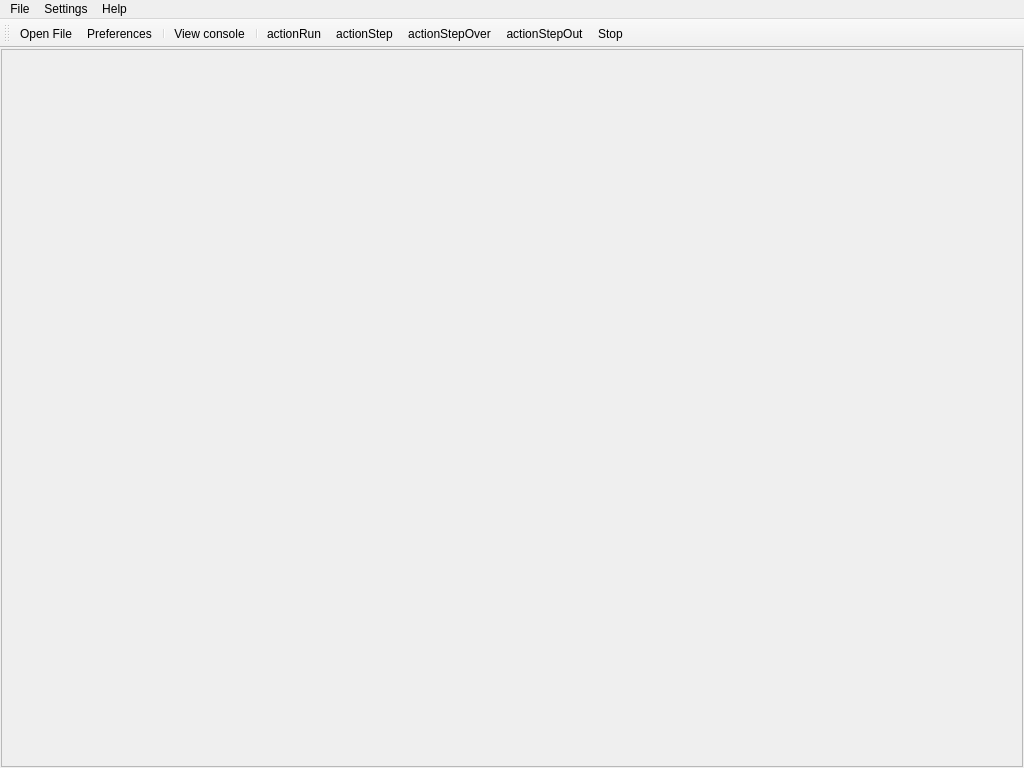
<?xml version="1.0" encoding="UTF-8"?>
<ui version="4.0">
 <class>WndMain</class>
 <widget class="QMainWindow" name="WndMain">
  <property name="geometry">
   <rect>
    <x>0</x>
    <y>0</y>
    <width>1024</width>
    <height>768</height>
   </rect>
  </property>
  <property name="windowTitle">
   <string>Instant Lua</string>
  </property>
  <widget class="QWidget" name="centralWidget">
   <layout class="QVBoxLayout" name="verticalLayout">
    <property name="margin">
     <number>1</number>
    </property>
    <item>
     <widget class="QFrame" name="frmMain">
      <property name="frameShape">
       <enum>QFrame::StyledPanel</enum>
      </property>
      <property name="frameShadow">
       <enum>QFrame::Raised</enum>
      </property>
     </widget>
    </item>
   </layout>
  </widget>
  <widget class="QMenuBar" name="menuBar">
   <property name="geometry">
    <rect>
     <x>0</x>
     <y>0</y>
     <width>1024</width>
     <height>26</height>
    </rect>
   </property>
   <widget class="QMenu" name="menuFile">
    <property name="title">
     <string>File</string>
    </property>
    <widget class="QMenu" name="menuRecentFiles">
     <property name="title">
      <string>Recent Files</string>
     </property>
    </widget>
    <addaction name="actionOpenProject"/>
    <addaction name="actionOpenFile"/>
    <addaction name="actionNew"/>
    <addaction name="menuRecentFiles"/>
    <addaction name="separator"/>
    <addaction name="actionSave"/>
    <addaction name="actionSave_as"/>
    <addaction name="separator"/>
    <addaction name="actionQuit"/>
   </widget>
   <widget class="QMenu" name="menuSettings">
    <property name="title">
     <string>Settings</string>
    </property>
    <addaction name="actionPreferences"/>
   </widget>
   <widget class="QMenu" name="menuHelp">
    <property name="title">
     <string>Help</string>
    </property>
    <addaction name="actionAbout"/>
   </widget>
   <addaction name="menuFile"/>
   <addaction name="menuSettings"/>
   <addaction name="menuHelp"/>
  </widget>
  <widget class="QToolBar" name="mainToolBar">
   <property name="enabled">
    <bool>true</bool>
   </property>
   <property name="styleSheet">
    <string notr="true"/>
   </property>
   <property name="iconSize">
    <size>
     <width>48</width>
     <height>48</height>
    </size>
   </property>
   <attribute name="toolBarArea">
    <enum>TopToolBarArea</enum>
   </attribute>
   <attribute name="toolBarBreak">
    <bool>false</bool>
   </attribute>
   <addaction name="actionOpenFile"/>
   <addaction name="actionPreferences"/>
   <addaction name="separator"/>
   <addaction name="actionConsole"/>
   <addaction name="separator"/>
   <addaction name="actionRun"/>
   <addaction name="actionActionStep"/>
   <addaction name="actionActionStepOver"/>
   <addaction name="actionActionStepOut"/>
   <addaction name="actionStop"/>
  </widget>
  <action name="actionOpenFile">
   <property name="checkable">
    <bool>true</bool>
   </property>
   <property name="icon">
    <iconset resource="luanda.qrc">
     <normaloff>:/images/ico_open_prj</normaloff>:/images/ico_open_prj</iconset>
   </property>
   <property name="text">
    <string>Open File</string>
   </property>
   <property name="shortcut">
    <string>Ctrl+O</string>
   </property>
  </action>
  <action name="actionNew">
   <property name="icon">
    <iconset resource="luanda.qrc">
     <normaloff>:/images/ico_add_prj</normaloff>:/images/ico_add_prj</iconset>
   </property>
   <property name="text">
    <string>New</string>
   </property>
   <property name="shortcut">
    <string>Ctrl+N</string>
   </property>
  </action>
  <action name="actionSave">
   <property name="icon">
    <iconset resource="luanda.qrc">
     <normaloff>:/images/ico_save_all</normaloff>:/images/ico_save_all</iconset>
   </property>
   <property name="text">
    <string>Save</string>
   </property>
   <property name="toolTip">
    <string>Save current file</string>
   </property>
   <property name="shortcut">
    <string>Ctrl+S</string>
   </property>
  </action>
  <action name="actionSave_as">
   <property name="icon">
    <iconset resource="luanda.qrc">
     <normaloff>:/images/ico_save_as</normaloff>:/images/ico_save_as</iconset>
   </property>
   <property name="text">
    <string>Save as</string>
   </property>
   <property name="shortcut">
    <string>Ctrl+Shift+S</string>
   </property>
  </action>
  <action name="actionQuit">
   <property name="icon">
    <iconset resource="luanda.qrc">
     <normaloff>:/images/ico_exit</normaloff>:/images/ico_exit</iconset>
   </property>
   <property name="text">
    <string>Quit</string>
   </property>
   <property name="shortcut">
    <string>Ctrl+Q</string>
   </property>
  </action>
  <action name="actionPreferences">
   <property name="icon">
    <iconset resource="luanda.qrc">
     <normaloff>:/images/ico_settings</normaloff>:/images/ico_settings</iconset>
   </property>
   <property name="text">
    <string>Preferences</string>
   </property>
   <property name="toolTip">
    <string>Change the source code editor configuration</string>
   </property>
  </action>
  <action name="actionConsole">
   <property name="checkable">
    <bool>true</bool>
   </property>
   <property name="icon">
    <iconset resource="luanda.qrc">
     <normaloff>:/images/res/konsole.png</normaloff>:/images/res/konsole.png</iconset>
   </property>
   <property name="text">
    <string>View console</string>
   </property>
   <property name="toolTip">
    <string>Shows or hides the console frame</string>
   </property>
   <property name="shortcut">
    <string>Ctrl+1</string>
   </property>
  </action>
  <action name="actionActionProjectExplorer">
   <property name="checkable">
    <bool>true</bool>
   </property>
   <property name="text">
    <string>View Project explorer</string>
   </property>
   <property name="toolTip">
    <string>Show or hides the project explorer</string>
   </property>
   <property name="shortcut">
    <string>Ctrl+2</string>
   </property>
  </action>
  <action name="actionAbout">
   <property name="icon">
    <iconset resource="luanda.qrc">
     <normaloff>:/images/ico_info</normaloff>:/images/ico_info</iconset>
   </property>
   <property name="text">
    <string>About</string>
   </property>
  </action>
  <action name="actionOpenProject">
   <property name="icon">
    <iconset resource="luanda.qrc">
     <normaloff>:/images/ico_open_prj</normaloff>:/images/ico_open_prj</iconset>
   </property>
   <property name="text">
    <string>Open Project</string>
   </property>
  </action>
  <action name="actionRun">
   <property name="icon">
    <iconset resource="luanda.qrc">
     <normaloff>:/run_and_debug/res/run.png</normaloff>:/run_and_debug/res/run.png</iconset>
   </property>
   <property name="text">
    <string>actionRun</string>
   </property>
   <property name="toolTip">
    <string>Run</string>
   </property>
  </action>
  <action name="actionActionStep">
   <property name="icon">
    <iconset resource="luanda.qrc">
     <normaloff>:/run_and_debug/res/debug-step-into.png</normaloff>:/run_and_debug/res/debug-step-into.png</iconset>
   </property>
   <property name="text">
    <string>actionStep</string>
   </property>
   <property name="toolTip">
    <string>Step</string>
   </property>
  </action>
  <action name="actionActionStepOver">
   <property name="icon">
    <iconset resource="luanda.qrc">
     <normaloff>:/run_and_debug/res/debug-step-over.png</normaloff>:/run_and_debug/res/debug-step-over.png</iconset>
   </property>
   <property name="text">
    <string>actionStepOver</string>
   </property>
   <property name="toolTip">
    <string>Step Over</string>
   </property>
  </action>
  <action name="actionActionStepOut">
   <property name="icon">
    <iconset resource="luanda.qrc">
     <normaloff>:/run_and_debug/res/debug-step-out.png</normaloff>:/run_and_debug/res/debug-step-out.png</iconset>
   </property>
   <property name="text">
    <string>actionStepOut</string>
   </property>
   <property name="toolTip">
    <string>Step Out</string>
   </property>
  </action>
  <action name="actionStop">
   <property name="icon">
    <iconset resource="luanda.qrc">
     <normaloff>:/run_and_debug/res/stop.png</normaloff>:/run_and_debug/res/stop.png</iconset>
   </property>
   <property name="text">
    <string>Stop</string>
   </property>
   <property name="toolTip">
    <string>Stop Execution</string>
   </property>
  </action>
 </widget>
 <layoutdefault spacing="6" margin="11"/>
 <resources>
  <include location="luanda.qrc"/>
 </resources>
 <connections/>
</ui>
